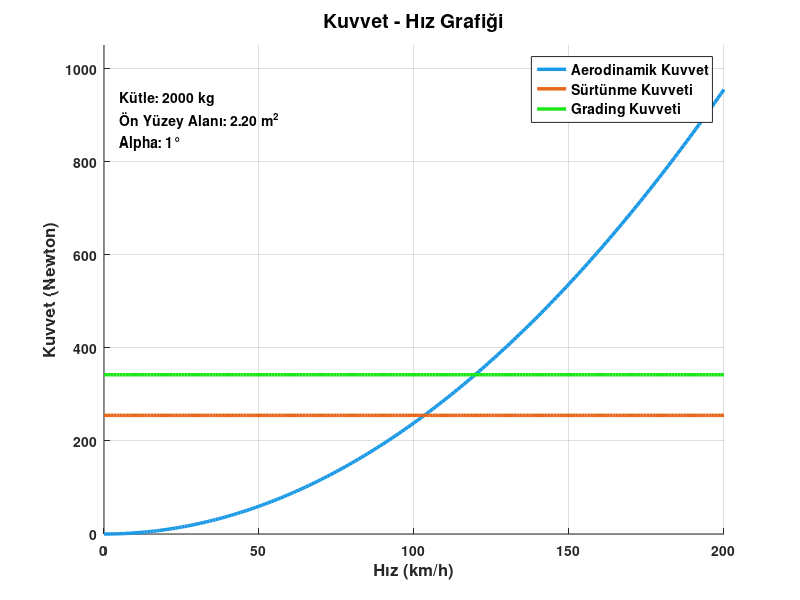

This chart was generated by the following MATLAB code: (Note: this script raises an error after producing the figure.)
aro = 1.224; % hava yoğunluğu
Cd = 0.23; % aerodinamik sürüklenme katsayısı
Area_front = 2.2; % m^2
velocity = 0:1:200; % km/h

% Yeni alpha değişkeni (radyan cinsinden)
alpha = 1; % derece
alpha_rad = deg2rad(alpha); % dereceyi radyana çevir

% Aerodinamik kuvvet hesaplaması
Aero_sabit = (0.5) * aro * Cd * Area_front; % sabit aerodinamik kuvvet çarpanı
Aerodynamic_force = ((velocity/3.6).^2) * Aero_sabit * cos(alpha_rad); % Newton cinsinden

car_mass = 2000; % kg
Rolling_resistance_Coefficient = 0.013;
Rolling_force = (9.81) * car_mass * Rolling_resistance_Coefficient; % Rolling force sabit

% Grading force hesaplaması
Grading_force = car_mass * 9.81 * sin(alpha_rad); % sabit değer

% Rolling ve Grading kuvvetlerini konsola yazdır
disp(['Sürtünme Kuvveti: ', num2str(Rolling_force), ' N']);
disp(['Grading Kuvveti: ', num2str(Grading_force), ' N']);
disp(['Grading Kuvveti: ', num2str(Rolling_force+Grading_force), ' N']);

% Grafik ayarları
figure;
hold on;
plot(velocity, Aerodynamic_force, 'Color', [0.1, 0.6, 0.9], 'LineWidth', 2.5); % Aerodinamik kuvvet
plot(velocity, Rolling_force * ones(size(velocity)), 'Color', [0.9, 0.4, 0.1], 'LineWidth', 2.5); % Sürtünme kuvveti
plot(velocity, Grading_force * ones(size(velocity)), 'Color', [0.1, 0.9, 0.1], 'LineWidth', 2.5); % Grading kuvveti

% Grafik formatlama
grid on;
xlabel("Hız (km/h)", 'FontWeight', 'bold', 'FontSize', 12);
ylabel("Kuvvet (Newton)", 'FontWeight', 'bold', 'FontSize', 12);
title("Kuvvet - Hız Grafiği", 'FontWeight', 'bold', 'FontSize', 14);
legend("Aerodinamik Kuvvet", "Sürtünme Kuvveti", "Grading Kuvveti", ...
    'Location', 'northeast', 'FontWeight', 'bold', 'FontSize', 10);
set(gca, 'FontWeight', 'bold', 'FontSize', 10);

% Eksen ayarları
xlim([0 200]);
ylim([0 max([Aerodynamic_force, Rolling_force, Grading_force]) * 1.1]); % Y eksenini dinamik ayarla

% Bilgileri sol üst köşeye ekle
annotation('textbox', [0.15, 0.75, 0.25, 0.1], ...
    'String', {sprintf('Kütle: %d kg', car_mass), ...
               sprintf('Ön Yüzey Alanı: %.2f m^2', Area_front), ...
               sprintf('Alpha: %d°', alpha)}, ...
    'FontWeight', 'bold', 'FontSize', 10, 'EdgeColor', 'none', ...
    'Color', 'k', 'BackgroundColor', [1, 1, 1, 0.7]); % Beyaz arka plan

hold off;
